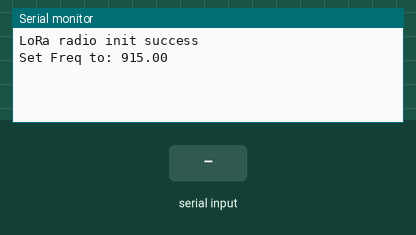
A sketch run on a simulated ESP32. Parts: the last lines printed to the serial monitor. Inputs (shaded band) come from the test bench. No radio packets arrive unless stated.

Above: at 1.2 s.
1.3 s: "1\n" received over the second serial link
At 3.5 s:
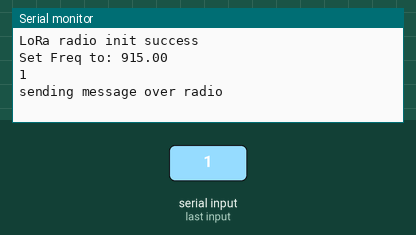
3.8 s: "0\n" received over the second serial link
At 5.5 s:
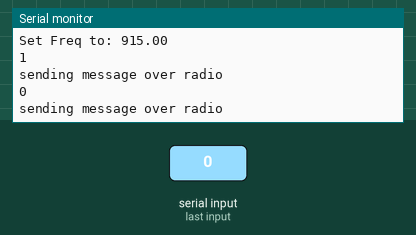

Measured:
- after the input at 1.3 s, the serial monitor: prints a new line after 1.0 s (image 1)
- after the input at 3.8 s, the serial monitor: prints a new line after 1.0 s (image 2)

The sketch:

Trasmit_Reading_Test.ino
```cpp
#include <SPI.h>
#include <RH_RF95.h>

#include <SoftwareSerial.h>

#define TEMP_RX 11
#define TEMP_TX 10

SoftwareSerial tempSensorSerial(TEMP_RX,TEMP_TX);

 //for feather32u4
#define RFM95_CS 8
#define RFM95_RST 4
#define RFM95_INT 7

#if defined(ESP8266)
  /* for ESP w/featherwing */
  #define RFM95_CS  2    // "E"
  #define RFM95_RST 16   // "D"
  #define RFM95_INT 15   // "B"

#elif defined(ESP32)
  /* ESP32 feather w/wing */
  #define RFM95_RST     27   // "A"
  #define RFM95_CS      33   // "B"
  #define RFM95_INT     12   //  next to A

#elif defined(NRF52)
  /* nRF52832 feather w/wing */
  #define RFM95_RST     7   // "A"
  #define RFM95_CS      11   // "B"
  #define RFM95_INT     31   // "C"

#elif defined(TEENSYDUINO)
  /* Teensy 3.x w/wing */
  #define RFM95_RST     9   // "A"
  #define RFM95_CS      10   // "B"
  #define RFM95_INT     4    // "C"
#endif


// Change to 434.0 or other frequency, must match RX's freq!
#define RF95_FREQ 915.0

// Singleton instance of the radio driver
RH_RF95 rf95(RFM95_CS, RFM95_INT);

String sensorResponse = "";
String sensorCommand = "";

void setup()
{
  pinMode(RFM95_RST, OUTPUT);//Setup Radio Reset Pin
  digitalWrite(RFM95_RST, HIGH);//Set the active low reset pin high
  //Manual reset
  delay(10);
  digitalWrite(RFM95_RST, LOW);
  delay(10);
  digitalWrite(RFM95_RST, HIGH);
  delay(10);

  Serial.begin(9600);//Start serial communication with computer
  while (!Serial) {
    delay(1);//Wait for serial connection to be established
  }
  tempSensorSerial.begin(9600);//Start serial communication with temperature sensor
  while(!tempSensorSerial){
    delay(1);//Wait for serial connection to be established
  }

  if (!rf95.init()) {
    //Error - no radio init
    Serial.println("LoRa radio init failed");
    while (1);//hang forever
  }
  Serial.println("LoRa radio init success");

  // Defaults after init are 434.0MHz, modulation GFSK_Rb250Fd250, +13dbM
  if (!rf95.setFrequency(RF95_FREQ)) {
    //Error - unable to set frequency
    Serial.println("setFrequency failed");
    while (1);//hang forever
  }
  Serial.print("Set Freq to: "); Serial.println(RF95_FREQ);

  // Defaults after init are 434.0MHz, 13dBm, Bw = 125 kHz, Cr = 4/5, Sf = 128chips/symbol, CRC on

  // The default transmitter power is 13dBm, using PA_BOOST.
  // If you are using RFM95/96/97/98 modules which uses the PA_BOOST transmitter pin, then
  // you can set transmitter powers from 5 to 23 dBm:
  rf95.setTxPower(23, false);

  sensorResponse.reserve(50);
  sensorCommand.reserve(50);
}

void loop()
{

  if(Serial.available()){//If we have a serial message from the computer:
    sensorCommand = Serial.readStringUntil(13);//read it into the command buffer
    tempSensorSerial.print(sensorCommand);tempSensorSerial.print('\r');//send the command to the sensor
  }
  if(tempSensorSerial.available()){//If we have a serial message from the sensor
    sensorResponse = tempSensorSerial.readStringUntil(13);//read it into the reponse buffer
    Serial.print(sensorResponse);Serial.print('\r');//Send it to the computer
    char message[50] = "";
    int i=0;
    while(i<sensorResponse.length()){
      message[i] = sensorResponse.charAt(i);
      i++;
    }
    message[49]='\0';
    Serial.println("sending message over radio");
    rf95.send((uint8_t *)message,50);
    delay(10);
    rf95.waitPacketSent();
  }
  /*
  delay(1000); // Wait 1 second between transmits, could also 'sleep' here!
  Serial.println("Transmitting..."); // Send a message to rf95_server

  char radiopacket[20] = "Hello World #      ";
  itoa(packetnum++, radiopacket+13, 10);
  Serial.print("Sending "); Serial.println(radiopacket);
  radiopacket[19] = 0;

  Serial.println("Sending...");
  delay(10);
  rf95.send((uint8_t *)radiopacket, 20);

  Serial.println("Waiting for packet to complete...");
  delay(10);
  rf95.waitPacketSent();
  // Now wait for a reply
  uint8_t buf[RH_RF95_MAX_MESSAGE_LEN];
  uint8_t len = sizeof(buf);

  Serial.println("Waiting for reply...");
  if (rf95.waitAvailableTimeout(1000))
  {
    // Should be a reply message for us now
    if (rf95.recv(buf, &len))
   {
      Serial.print("Got reply: ");
      Serial.println((char*)buf);
      Serial.print("RSSI: ");
      Serial.println(rf95.lastRssi(), DEC);
    }
    else
    {
      Serial.println("Receive failed");
    }
  }
  else
  {
    Serial.println("No reply, is there a listener around?");
  }
  */

}
```
